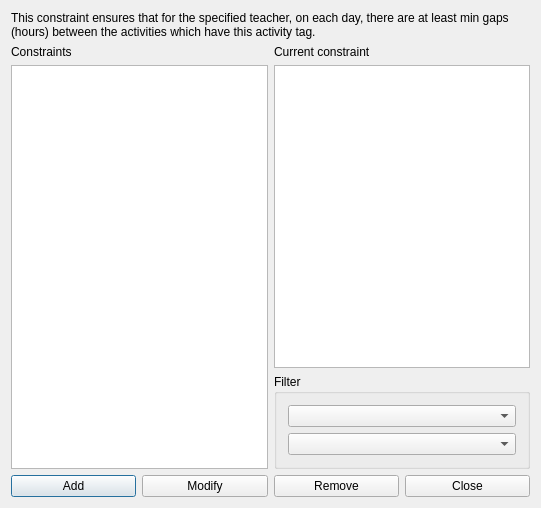
<?xml version="1.0" encoding="UTF-8"?>
<ui version="4.0">
 <class>ConstraintTeacherMinGapsBetweenActivityTagForm_template</class>
 <widget class="QDialog" name="ConstraintTeacherMinGapsBetweenActivityTagForm_template">
  <property name="geometry">
   <rect>
    <x>0</x>
    <y>0</y>
    <width>541</width>
    <height>508</height>
   </rect>
  </property>
  <property name="windowTitle">
   <string extracomment="This is the title of the dialog to see the list of all constraints of this type">Constraints teacher min gaps between activity tag</string>
  </property>
  <layout class="QGridLayout" name="gridLayout_2">
   <item row="0" column="0" colspan="2">
    <widget class="QLabel" name="textLabel1">
     <property name="sizePolicy">
      <sizepolicy hsizetype="Minimum" vsizetype="Minimum">
       <horstretch>0</horstretch>
       <verstretch>0</verstretch>
      </sizepolicy>
     </property>
     <property name="text">
      <string>This constraint ensures that for the specified teacher, on each day, there are at least min gaps (hours) between the activities which have this activity tag.</string>
     </property>
     <property name="wordWrap">
      <bool>true</bool>
     </property>
    </widget>
   </item>
   <item row="1" column="1">
    <layout class="QVBoxLayout" name="verticalLayout_2">
     <item>
      <widget class="QLabel" name="currentConstraintTextLabel">
       <property name="text">
        <string>Current constraint</string>
       </property>
       <property name="wordWrap">
        <bool>false</bool>
       </property>
      </widget>
     </item>
     <item>
      <widget class="QPlainTextEdit" name="currentConstraintTextEdit"/>
     </item>
    </layout>
   </item>
   <item row="2" column="1">
    <widget class="QGroupBox" name="filterGroupBox">
     <property name="title">
      <string>Filter</string>
     </property>
     <layout class="QGridLayout" name="gridLayout">
      <item row="1" column="0">
       <widget class="QComboBox" name="activityTagComboBox"/>
      </item>
      <item row="0" column="0">
       <widget class="QComboBox" name="teacherComboBox"/>
      </item>
     </layout>
    </widget>
   </item>
   <item row="3" column="0" colspan="2">
    <layout class="QHBoxLayout" name="horizontalLayout">
     <item>
      <widget class="QPushButton" name="addConstraintPushButton">
       <property name="text">
        <string>Add</string>
       </property>
      </widget>
     </item>
     <item>
      <widget class="QPushButton" name="modifyConstraintPushButton">
       <property name="text">
        <string>Modify</string>
       </property>
      </widget>
     </item>
     <item>
      <widget class="QPushButton" name="removeConstraintPushButton">
       <property name="text">
        <string>Remove</string>
       </property>
      </widget>
     </item>
     <item>
      <widget class="QPushButton" name="closePushButton">
       <property name="text">
        <string>Close</string>
       </property>
      </widget>
     </item>
    </layout>
   </item>
   <item row="1" column="0" rowspan="2">
    <layout class="QVBoxLayout" name="verticalLayout">
     <item>
      <widget class="QLabel" name="constraintsTextLabel">
       <property name="frameShape">
        <enum>QFrame::NoFrame</enum>
       </property>
       <property name="frameShadow">
        <enum>QFrame::Plain</enum>
       </property>
       <property name="text">
        <string>Constraints</string>
       </property>
       <property name="wordWrap">
        <bool>false</bool>
       </property>
      </widget>
     </item>
     <item>
      <widget class="QListWidget" name="constraintsListWidget"/>
     </item>
    </layout>
   </item>
  </layout>
 </widget>
 <layoutdefault spacing="6" margin="11"/>
 <resources/>
 <connections/>
</ui>
